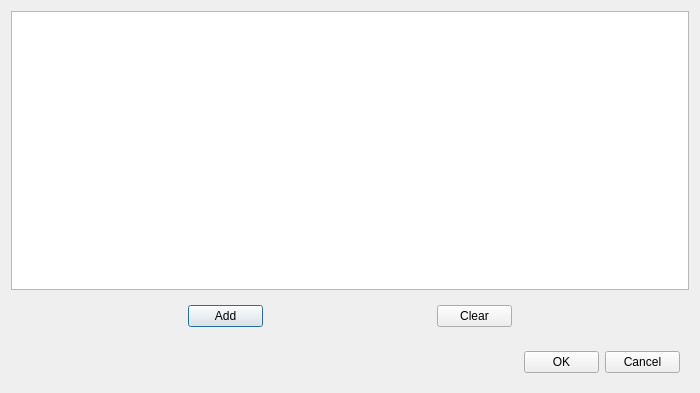
<?xml version="1.0" encoding="UTF-8"?>
<ui version="4.0">
 <class>TableViewDialog</class>
 <widget class="QDialog" name="TableViewDialog">
  <property name="windowModality">
   <enum>Qt::ApplicationModal</enum>
  </property>
  <property name="geometry">
   <rect>
    <x>0</x>
    <y>0</y>
    <width>700</width>
    <height>393</height>
   </rect>
  </property>
  <property name="windowTitle">
   <string/>
  </property>
  <property name="modal">
   <bool>true</bool>
  </property>
  <layout class="QVBoxLayout" name="verticalLayout">
   <item>
    <widget class="QTableView" name="tableView"/>
   </item>
   <item>
    <widget class="QWidget" name="widget_3" native="true">
     <layout class="QHBoxLayout" name="horizontalLayout_3">
      <item>
       <widget class="QPushButton" name="addPushButton">
        <property name="maximumSize">
         <size>
          <width>75</width>
          <height>16777215</height>
         </size>
        </property>
        <property name="text">
         <string>Add</string>
        </property>
       </widget>
      </item>
      <item>
       <widget class="QPushButton" name="clearPushButton">
        <property name="maximumSize">
         <size>
          <width>75</width>
          <height>16777215</height>
         </size>
        </property>
        <property name="text">
         <string>Clear</string>
        </property>
       </widget>
      </item>
     </layout>
    </widget>
   </item>
   <item alignment="Qt::AlignRight">
    <widget class="QWidget" name="widget_2" native="true">
     <layout class="QHBoxLayout" name="horizontalLayout_2">
      <item>
       <widget class="QPushButton" name="okPushButton">
        <property name="maximumSize">
         <size>
          <width>75</width>
          <height>16777215</height>
         </size>
        </property>
        <property name="text">
         <string>OK</string>
        </property>
       </widget>
      </item>
      <item>
       <widget class="QPushButton" name="cancelPushButton">
        <property name="maximumSize">
         <size>
          <width>75</width>
          <height>16777215</height>
         </size>
        </property>
        <property name="text">
         <string>Cancel</string>
        </property>
       </widget>
      </item>
     </layout>
    </widget>
   </item>
  </layout>
 </widget>
 <resources/>
 <connections/>
</ui>
